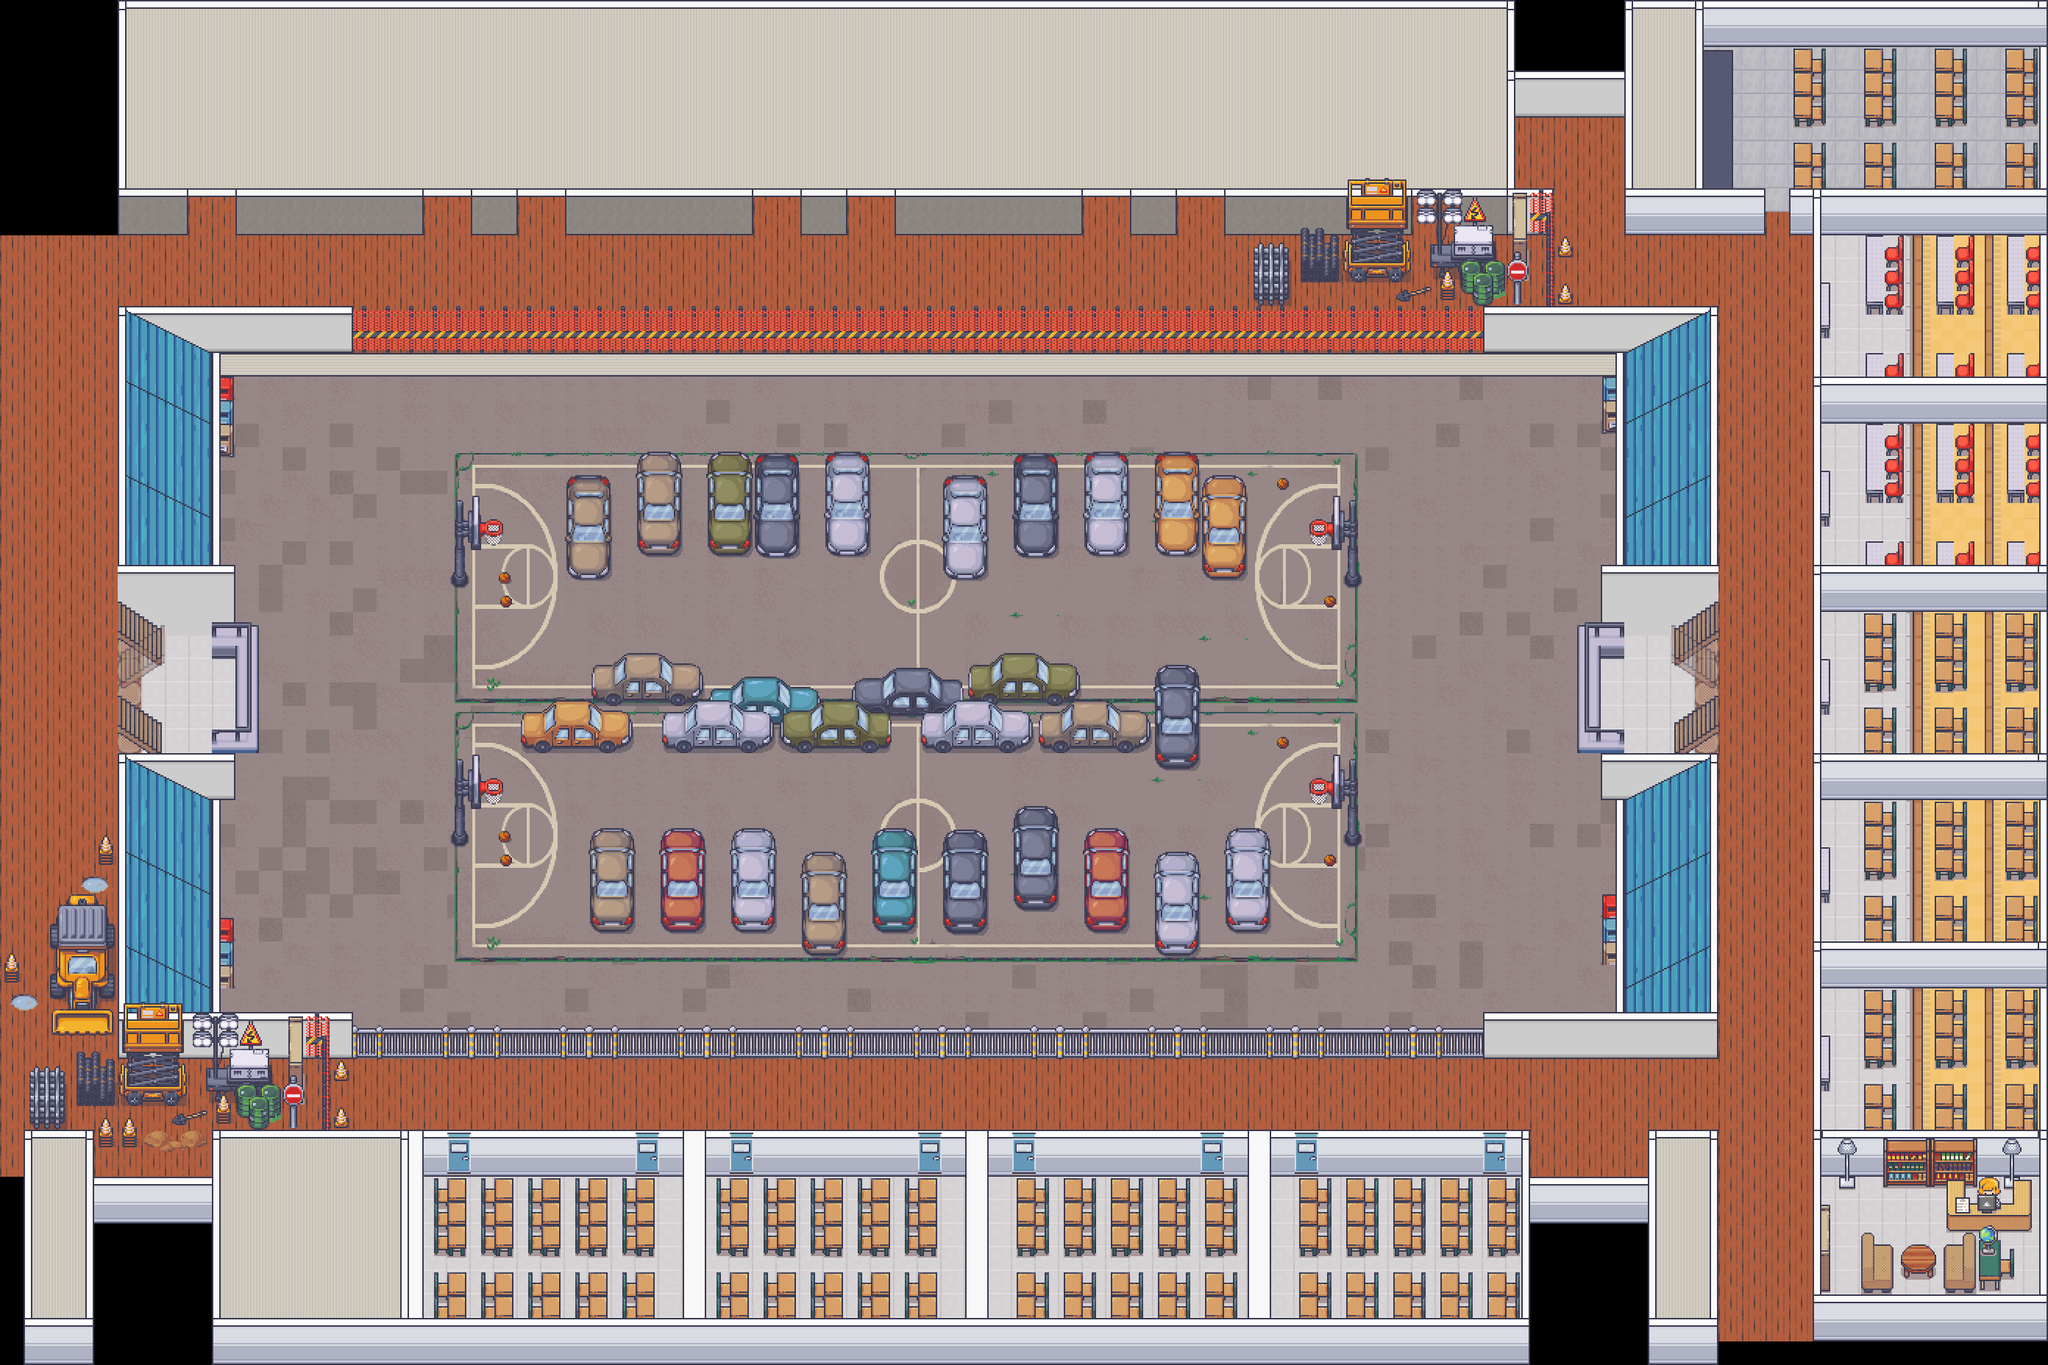

This is a level from a 2D game, rendered from its Tiled map with the project's own tilesets. A one-line summary and the map file follow, with tile-layer data summarised:
An orthogonal 87x58 tile map with 32x32 px tiles, 1 tile layer (Tile Layer 1) and 36 objects.

<map version="1.10" tiledversion="1.10.2" orientation="orthogonal" renderorder="right-down" width="87" height="58" tilewidth="32" tileheight="32" infinite="0" nextlayerid="3" nextobjectid="39">
 <tileset firstgid="1" source="../../TSX FILES/LAYER 1.tsx" />
 <layer id="1" name="Tile Layer 1" width="87" height="58">
  <data>[5046 cells, 5046 non-empty, 5046 distinct tile ids]</data>
 </layer>
 <objectgroup id="2" name="COLLISION_LAYER">
  <object id="1" x="288" y="480">
   <polygon points="0,0 0,288 192,288 192,0" />
  </object>
  <object id="2" x="288" y="1088">
   <polygon points="0,0 0,288 192,288 192,0" />
  </object>
  <object id="3" x="320" y="768">
   <polygon points="0,0 0,96 160,96 160,0" />
  </object>
  <object id="4" x="352" y="864">
   <polygon points="0,0 0,160 128,160 128,0" />
  </object>
  <object id="5" x="320" y="1024">
   <polygon points="0,0 0,64 160,64 160,0" />
  </object>
  <object id="6" x="480" y="1376">
   <polygon points="0,0 0,160 -192,160 -192,0" />
  </object>
  <object id="7" x="480" y="1408">
   <polygon points="0,0 0,32 1536,32 1536,0" />
  </object>
  <object id="8" x="480" y="1536">
   <polygon points="0,0 0,64 1600,64 1600,0" />
  </object>
  <object id="9" x="2016" y="1376">
   <polygon points="0,0 0,64 320,64 320,0" />
  </object>
  <object id="10" x="2080" y="1600">
   <polygon points="0,0 0,64 160,64 160,0" />
  </object>
  <object id="11" x="2240" y="1536">
   <polygon points="0,0 96,0 96,256 0,256" />
  </object>
  <object id="12" x="2336" y="1792">
   <polygon points="0,0 0,64 -96,64 -96,0" />
  </object>
  <object id="13" x="2464" y="1576.26">
   <polygon points="0,0 0,247.737 320,247.737 320,-1321.26 0,-1321.26" />
  </object>
  <object id="14" x="2464" y="320">
   <polygon points="0,0 -32,0 -32,-64 0,-64" />
  </object>
  <object id="16" x="2304" y="0">
   <polygon points="0,0 0,64 160,64 160,0" />
  </object>
  <object id="17" x="2304" y="0">
   <polygon points="0,0 0,256 -96,256 -96,0" />
  </object>
  <object id="18" x="2208" y="256">
   <polygon points="0,0 0,64 192,64 192,0" />
  </object>
  <object id="19" x="2316" y="66.5">
   <polygon points="0,0 0,189.5 -12,189 -12,-2.5" />
  </object>
  <object id="20" x="2464" y="64">
   <polygon points="0,0 320,0 320,-64 1.5,-64" />
  </object>
  <object id="21" x="2437.5" y="67">
   <polygon points="0,0 1,104 43.5,102.5 44.5,-1.5" />
  </object>
  <object id="22" x="2437" y="194">
   <polygon points="0,0 1,104 43.5,102.5 44.5,-1.5" />
  </object>
  <object id="23" x="2534.5" y="194">
   <polygon points="0,0 1,104 43.5,102.5 44.5,-1.5" />
  </object>
  <object id="24" x="2533.5" y="69">
   <polygon points="0,0 1,104 43.5,102.5 44.5,-1.5" />
  </object>
  <object id="25" x="2629" y="65.5">
   <polygon points="0,0 1,104 43.5,102.5 44.5,-1.5" />
  </object>
  <object id="26" x="2630.5" y="193">
   <polygon points="0,0 1,104 43.5,102.5 44.5,-1.5" />
  </object>
  <object id="27" x="2725.5" y="194.5">
   <polygon points="0,0 1,104 43.5,102.5 44.5,-1.5" />
  </object>
  <object id="28" x="2727" y="65.5">
   <polygon points="0,0 1,104 43.5,102.5 44.5,-1.5" />
  </object>
  <object id="29" x="2016" y="416">
   <polygon points="0,0 0,64 320,64 320,0" />
  </object>
  <object id="30" x="2048" y="256">
   <polygon points="0,0 64,0 64,224 0,224" />
  </object>
  <object id="31" x="2048" y="96">
   <polygon points="0,0 0,64 160,64 160,0" />
  </object>
  <object id="32" x="2060" y="100">
   <polygon points="0,0 0,209 -44,220 -44,-4" />
  </object>
  <object id="33" x="2112" y="320">
   <polygon points="0,0 32,0 32,32 3,32.5" />
  </object>
  <object id="34" x="2112" y="384">
   <polygon points="0,0 32,0 32,32 0,32" />
  </object>
  <object id="35" x="2336" y="480">
   <polygon points="0,0 0,320 -128,320 -128,0" />
  </object>
  <object id="36" x="2208" y="1024">
   <polygon points="0,0 0,416 128,416 128,0" />
  </object>
  <object id="37" x="2272" y="800">
   <polygon points="0,0 0,224 -64,224 -64,0" />
  </object>
 </objectgroup>
</map>